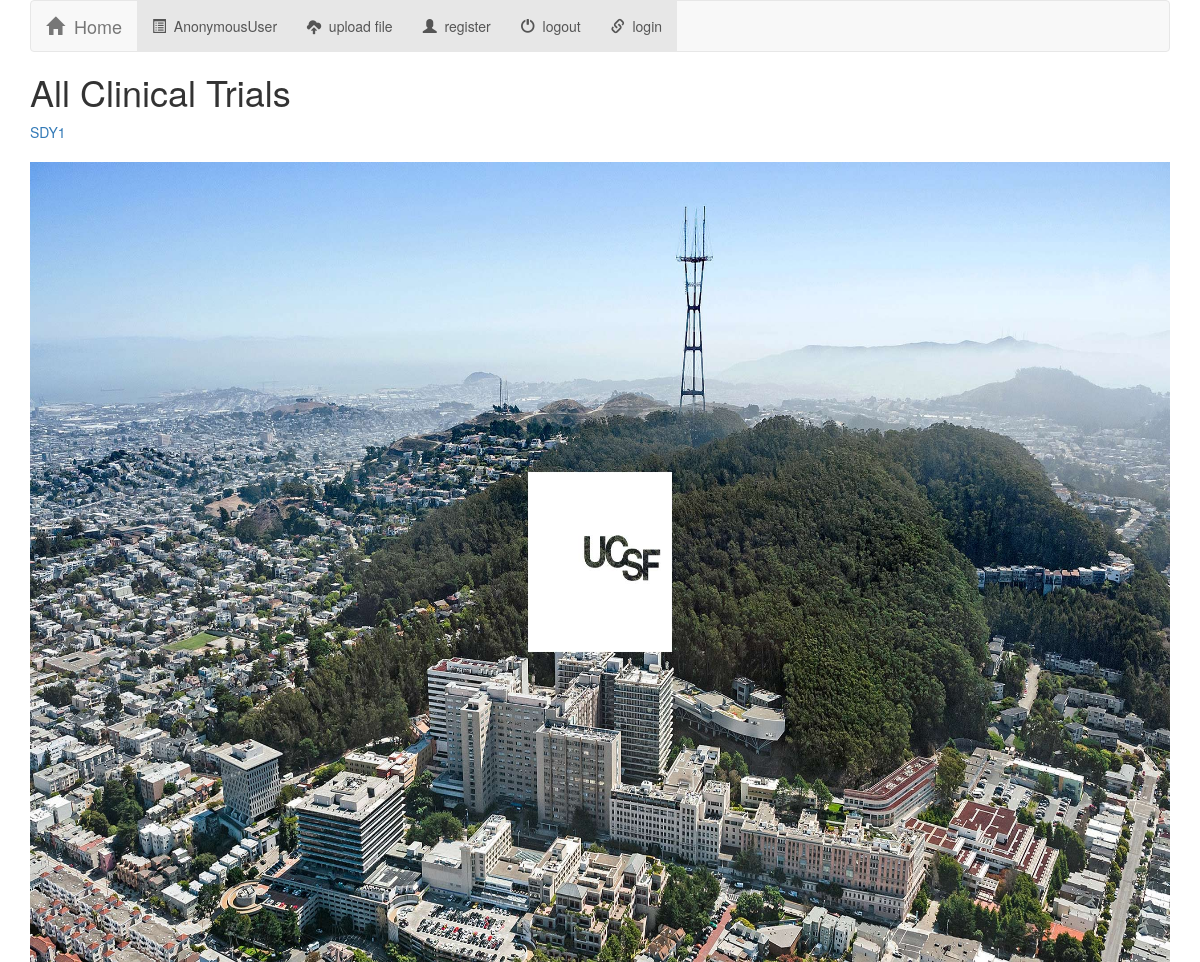
Page /clinicaltrials/ on the earlier database version.
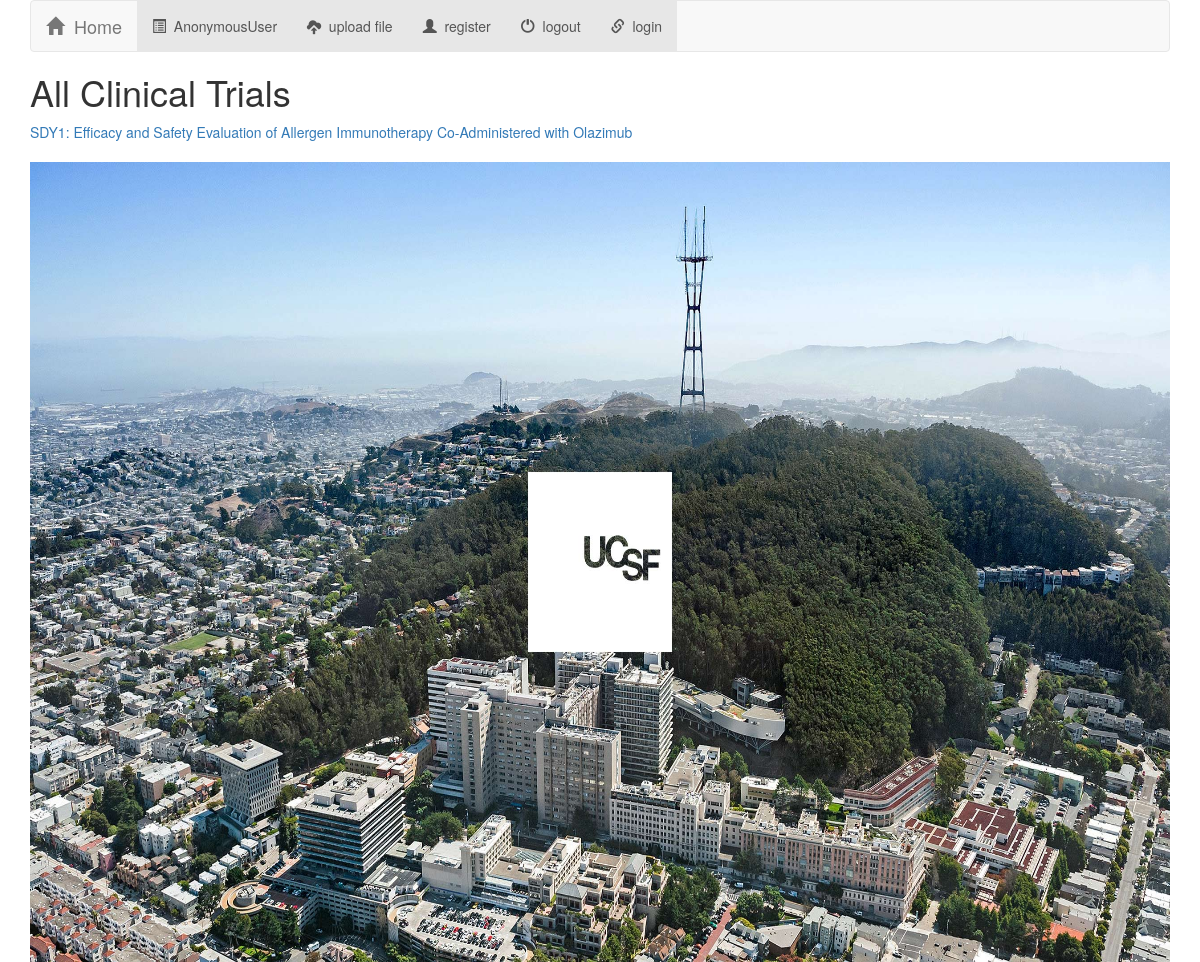
Same page on the later database version.
### clinicaltrials/models.py (models this page shows, shortened)
class clinicaltrial(models.Model):
	author = models.CharField(max_length = 300)
	title = models.CharField(max_length = 300)
	creationDate = models.DateTimeField(auto_now_add=True)

### clinicaltrials/views.py (the view)
def index(request):
    all_trials = clinicaltrial.objects.all()
    context = {'all_trials': all_trials }
    return render(request, 'clinicaltrials/index.html', context)

### clinicaltrials/templates/clinicaltrials/index.html
{% extends 'clinicaltrials/base.html' %}
{% block body %}
{% if all_trials %}
<h1> All Clinical Trials </h1>
		{% for trial in all_trials %}
			<a href = "{% url 'clinicaltrial:detail' trial.id %}">{{trial.title}}</a>
		{% endfor %}
{% else %}
<h1> no trials in data base </h1>
{% endif %}
<br><br>
<div id="ucsf-picture"></div>
{% endblock %}

### clinicaltrials/templates/clinicaltrials/base.html (shortened to what this page needs)
<!DOCTYPE html>
<html lang="en">
<head>
    {% load staticfiles %}
    <link rel="stylesheet" href="https://maxcdn.bootstrapcdn.com/bootstrap/3.3.7/css/bootstrap.min.css">
    <link rel="stylesheet" type = "text/css" href="{% static 'clinicaltrials/style.css' %}"/>
</head>
<body>
<nav class ="navbar navbar-default">
    <div class="container-fluid">
        <div class="navbar-header>"
            <button type="button" class="navbar-toggle" data-toggle="collapse" data-target="#topNavBar">
            <a class="navbar-brand" href="{% url 'clinicaltrial:index' %}">
                <span class="glyphicon glyphicon-home" aria-hidden="true"></span>&nbsp;
            Home </a>
        </div>
        <div class = "collapse navbar-collapse" id ="topNavBar">
            <ul class="nav navbar-nav">
                <li class="active">
                    <a href="{% url 'clinicaltrial:userhome' %}">
                    <span class="glyphicon glyphicon-list-alt" aria-hidden="true"></span>&nbsp; {{user}}
                    </a>
                </li>
                <li class="active">
                    <a href="{% url 'clinicaltrial:upload' %}">
                    <span class="glyphicon glyphicon-cloud-upload" aria-hidden="true"></span>&nbsp; upload file
                    </a>
                </li>
                <li class="active">
                    <a href="{% url 'clinicaltrial:register' %}">
                    <span class="glyphicon glyphicon-user" aria-hidden="true"></span>&nbsp;
                    register
                    </a>
                </li>
                 <li class="active">
                    <a href="{% url 'clinicaltrial:logout' %}">
                    <span class="glyphicon glyphicon-off" aria-hidden="true"></span>&nbsp; logout
                    </a>
                </li>
                {%if user.is_anonymous %}
                <li class="active">
                    <a href="{% url 'clinicaltrial:login' %}">
                    <span class="glyphicon glyphicon-link" aria-hidden="true"></span>&nbsp; login
                    </a>
                </li>
                {% endif %}
            </ul>
    </div>
</nav>
{% block body %}
{% endblock %}
</body>
</html>

### clinicaltrials/static/clinicaltrials/style.css (style rules this page uses)
body { margin-left:30px; margin-right:30px; }
.navbar-default { margin-bottom: 0px; }
#ucsf-picture { background: url("ucsf_picture.jpg") no-repeat; background-size: 100% 100%; height: 800px; max-height: 100%; max-width: 100%; }

Differences in the rows shown:
changed clinicaltrial: title "SDY1" → "SDY1: Efficacy and Safety Evaluation of Allergen Immunotherapy Co-Administered with Olazimub"
